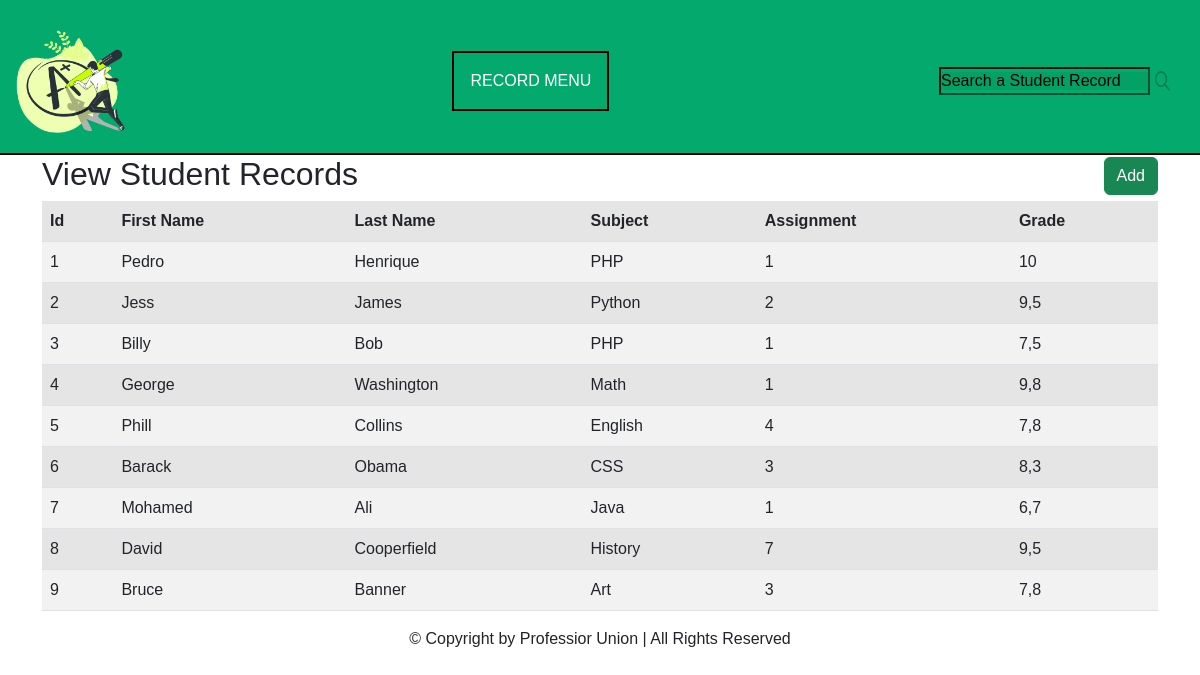
The page / on the database its author committed.
### tables this page shows
CREATE TABLE `records` (
  `id` int(11) NOT NULL,
  `fname` varchar(32) NOT NULL,
  `lname` varchar(32) NOT NULL,
  `subject` varchar(32) NOT NULL,
  `assignment` varchar(10) NOT NULL,
  `grade` varchar(10) NOT NULL
);

### database.php (called while the page is built, shortened)
<?php
class database{
  private $servername = "localhost";
  private $username   = "root";
  private $password   = "";
  private $database   = "students_record";
  public  $con;
  public function __construct()
  {
    $this->con = new mysqli($this->servername, $this->username,$this->password,$this->database);
  }
  public function displayData()
  {
    $query = "SELECT * FROM records";
    $result = $this->con->query($query);
    if ($result->num_rows > 0) {
      $data = array();
      while ($row = $result->fetch_assoc()) {
        $data[] = $row;
      }
      return $data;
    }else{
      echo "No found records";
      return array();
    }
  }
}

### index.php (the view, shortened to what this page needs)
<?php
  include 'database.php';
  $recordsObj = new database();
?>
<!DOCTYPE html>
<html lang="en">
<head>
    <link rel="stylesheet" href="https://cdn.jsdelivr.net/npm/bootstrap@5.2.0-beta1/dist/css/bootstrap.min.css" >
    <link rel="stylesheet" href="style.css">
</head>
<body>
    <header>
        <nav id="nav">
            <div class="navTop">
                <img src="img/logo.png" alt="" class="logo-img">
                <div class="dropdown">
                    <button class="dropbtn">RECORD MENU</button>
                </div>
                <div class="navItem">
                    <div class="search">
                        <input type="text" placeholder="Search a Student Record" class="searchInput">
                        <img src="img/search.png" width="20" height="20" alt="" class="searchIcon">
                    </div>
                </div>
            </div>
        </nav>
    </header>
    <main class="container">
    <section>
      <h2>View Student Records
      <a href="add.php" style="float:right;"><button class="btn btn-success">Add<i class="fas fa-plus"></i></button></a>
      </h2>
      <table class="table table-hover table-striped table-active">
        <thead>
        <tr>
          <th>Id</th>
          <th>First Name</th>
          <th>Last Name</th>
          <th>Subject</th>
          <th>Assignment</th>
          <th>Grade</th>
        </tr>
        </thead>
        <tbody>
        <?php
        $records = $recordsObj->displayData();
        foreach ($records as $record) {
          ?>
          <tr>
            <td><?php echo $record['id'] ?></td>
            <td><?php echo $record['fname'] ?></td>
            <td><?php echo $record['lname'] ?></td>
            <td><?php echo $record['subject'] ?></td>
            <td><?php echo $record['assignment'] ?></td>
            <td><?php echo $record['grade'] ?></td>
          </tr>
        <?php } ?>
        </tbody>
      </table>
    </section>
</main>
<footer>
    &copy; Copyright by Professior Union | All Rights Reserved
</footer>
</body>
</html>

### style.css (style rules this page uses)
* { padding: 0; margin: 0; font-family: 'Lucida Sans', 'Lucida Sans Regular', 'Lucida Grande', 'Lucida Sans Unicode', Geneva, Verdana, sans-serif; }
header { background-color: #04AA6D; }
footer { display: flex; justify-content: center; align-items: center; }
#nav { border-bottom: 2px double black; color: white; padding-top: 10px; padding-right: 10px; padding-bottom: -50px; display: flex; flex-direction: column; }
.navTop { display: flex; align-items: center; justify-content: space-between; }
.logo-img { width: 12%; height: 12%; }
.dropbtn { background-color: #04AA6D; color: white; padding: 16px; font-size: 16px; border: none; }
.dropdown { position: relative; display: inline-block; border: 2px double black; }
.search { display: flex; align-items: center; mix-blend-mode: multiply; padding: 10px 20px 10px; border-radius: 10px; }
.searchInput { background-color: #ffffff; }
.searchInput::placeholder { background-color: #f1f1f1; color:black; }
.searchIcon { padding-left: 5px; }

### rows shown on the page
records: id "1", fname "Pedro", lname "Henrique", subject "PHP", assignment "1", grade "10"
records: id "2", fname "Jess", lname "James", subject "Python", assignment "2", grade "9,5"
records: id "3", fname "Billy", lname "Bob", subject "PHP", assignment "1", grade "7,5"
records: id "4", fname "George", lname "Washington", subject "Math", assignment "1", grade "9,8"
records: id "5", fname "Phill", lname "Collins", subject "English", assignment "4", grade "7,8"
records: id "6", fname "Barack", lname "Obama", subject "CSS", assignment "3", grade "8,3"
records: id "7", fname "Mohamed", lname "Ali", subject "Java", assignment "1", grade "6,7"
records: id "8", fname "David", lname "Cooperfield", subject "History", assignment "7", grade "9,5"
records: id "9", fname "Bruce", lname "Banner", subject "Art", assignment "3", grade "7,8"
